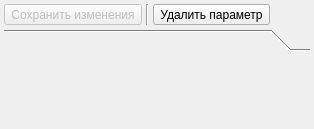
         <widget class="QWidget" name="tabIntegration">
          <property name="autoFillBackground">
           <bool>true</bool>
          </property>
          <attribute name="title">
           <string>Интеграции</string>
          </attribute>
          <layout class="QVBoxLayout" name="verticalLayout_4">
           <property name="spacing">
            <number>4</number>
           </property>
           <property name="leftMargin">
            <number>4</number>
           </property>
           <property name="topMargin">
            <number>4</number>
           </property>
           <property name="rightMargin">
            <number>4</number>
           </property>
           <property name="bottomMargin">
            <number>4</number>
           </property>
           <item>
            <layout class="QHBoxLayout" name="horizontalLayout_3">
             <item>
              <widget class="QToolButton" name="toolButtonSaveIntegrations">
               <property name="enabled">
                <bool>false</bool>
               </property>
               <property name="sizePolicy">
                <sizepolicy hsizetype="Preferred" vsizetype="Preferred">
                 <horstretch>0</horstretch>
                 <verstretch>0</verstretch>
                </sizepolicy>
               </property>
               <property name="toolTip">
                <string>Сохранить изменения по интеграциям</string>
               </property>
               <property name="text">
                <string>Сохранить изменения</string>
               </property>
               <property name="icon">
                <iconset resource="../res.qrc">
                 <normaloff>:/32/icons/32x32/check.png</normaloff>:/32/icons/32x32/check.png</iconset>
               </property>
               <property name="iconSize">
                <size>
                 <width>24</width>
                 <height>24</height>
                </size>
               </property>
               <property name="toolButtonStyle">
                <enum>Qt::ToolButtonTextBesideIcon</enum>
               </property>
              </widget>
             </item>
             <item>
              <widget class="Line" name="lineSaveIntegration">
               <property name="orientation">
                <enum>Qt::Vertical</enum>
               </property>
              </widget>
             </item>
             <item>
              <widget class="QToolButton" name="toolButtonRefreshIntegrations">
               <property name="enabled">
                <bool>true</bool>
               </property>
               <property name="sizePolicy">
                <sizepolicy hsizetype="Preferred" vsizetype="Preferred">
                 <horstretch>0</horstretch>
                 <verstretch>0</verstretch>
                </sizepolicy>
               </property>
               <property name="toolTip">
                <string>Обновить данные об интеграциях</string>
               </property>
               <property name="text">
                <string>Удалить параметр</string>
               </property>
               <property name="icon">
                <iconset resource="../res.qrc">
                 <normaloff>:/32/icons/32x32/refresh.png</normaloff>:/32/icons/32x32/refresh.png</iconset>
               </property>
               <property name="iconSize">
                <size>
                 <width>24</width>
                 <height>24</height>
                </size>
               </property>
              </widget>
             </item>
             <item>
              <spacer name="horizontalSpacer_3">
               <property name="orientation">
                <enum>Qt::Horizontal</enum>
               </property>
               <property name="sizeHint" stdset="0">
                <size>
                 <width>40</width>
                 <height>20</height>
                </size>
               </property>
              </spacer>
             </item>
            </layout>
           </item>
           <item>
            <widget class="QToolBox" name="toolBoxIntegrations">
             <property name="sizePolicy">
              <sizepolicy hsizetype="Expanding" vsizetype="Expanding">
               <horstretch>0</horstretch>
               <verstretch>0</verstretch>
              </sizepolicy>
             </property>
             <property name="autoFillBackground">
              <bool>true</bool>
             </property>
             <property name="currentIndex">
              <number>0</number>
             </property>
             <widget class="QWidget" name="pageIntegration">
              <property name="geometry">
               <rect>
                <x>0</x>
                <y>0</y>
                <width>756</width>
                <height>470</height>
               </rect>
              </property>
              <attribute name="label">
               <string/>
              </attribute>
             </widget>
            </widget>
           </item>
          </layout>
         </widget>
